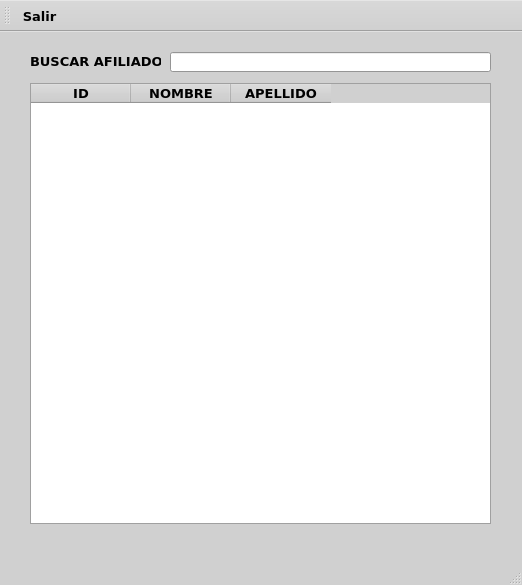
<?xml version="1.0" encoding="UTF-8"?>
<ui version="4.0">
 <class>MainWindow</class>
 <widget class="QMainWindow" name="MainWindow">
  <property name="geometry">
   <rect>
    <x>0</x>
    <y>0</y>
    <width>522</width>
    <height>585</height>
   </rect>
  </property>
  <property name="palette">
   <palette>
    <active>
     <colorrole role="WindowText">
      <brush brushstyle="SolidPattern">
       <color alpha="255">
        <red>0</red>
        <green>0</green>
        <blue>0</blue>
       </color>
      </brush>
     </colorrole>
     <colorrole role="Button">
      <brush brushstyle="SolidPattern">
       <color alpha="255">
        <red>208</red>
        <green>208</green>
        <blue>208</blue>
       </color>
      </brush>
     </colorrole>
     <colorrole role="Light">
      <brush brushstyle="SolidPattern">
       <color alpha="255">
        <red>255</red>
        <green>255</green>
        <blue>255</blue>
       </color>
      </brush>
     </colorrole>
     <colorrole role="Midlight">
      <brush brushstyle="SolidPattern">
       <color alpha="255">
        <red>231</red>
        <green>231</green>
        <blue>231</blue>
       </color>
      </brush>
     </colorrole>
     <colorrole role="Dark">
      <brush brushstyle="SolidPattern">
       <color alpha="255">
        <red>104</red>
        <green>104</green>
        <blue>104</blue>
       </color>
      </brush>
     </colorrole>
     <colorrole role="Mid">
      <brush brushstyle="SolidPattern">
       <color alpha="255">
        <red>139</red>
        <green>139</green>
        <blue>139</blue>
       </color>
      </brush>
     </colorrole>
     <colorrole role="Text">
      <brush brushstyle="SolidPattern">
       <color alpha="255">
        <red>0</red>
        <green>0</green>
        <blue>0</blue>
       </color>
      </brush>
     </colorrole>
     <colorrole role="BrightText">
      <brush brushstyle="SolidPattern">
       <color alpha="255">
        <red>255</red>
        <green>255</green>
        <blue>255</blue>
       </color>
      </brush>
     </colorrole>
     <colorrole role="ButtonText">
      <brush brushstyle="SolidPattern">
       <color alpha="255">
        <red>0</red>
        <green>0</green>
        <blue>0</blue>
       </color>
      </brush>
     </colorrole>
     <colorrole role="Base">
      <brush brushstyle="SolidPattern">
       <color alpha="255">
        <red>255</red>
        <green>255</green>
        <blue>255</blue>
       </color>
      </brush>
     </colorrole>
     <colorrole role="Window">
      <brush brushstyle="SolidPattern">
       <color alpha="255">
        <red>208</red>
        <green>208</green>
        <blue>208</blue>
       </color>
      </brush>
     </colorrole>
     <colorrole role="Shadow">
      <brush brushstyle="SolidPattern">
       <color alpha="255">
        <red>0</red>
        <green>0</green>
        <blue>0</blue>
       </color>
      </brush>
     </colorrole>
     <colorrole role="AlternateBase">
      <brush brushstyle="SolidPattern">
       <color alpha="255">
        <red>231</red>
        <green>231</green>
        <blue>231</blue>
       </color>
      </brush>
     </colorrole>
     <colorrole role="ToolTipBase">
      <brush brushstyle="SolidPattern">
       <color alpha="255">
        <red>255</red>
        <green>255</green>
        <blue>220</blue>
       </color>
      </brush>
     </colorrole>
     <colorrole role="ToolTipText">
      <brush brushstyle="SolidPattern">
       <color alpha="255">
        <red>0</red>
        <green>0</green>
        <blue>0</blue>
       </color>
      </brush>
     </colorrole>
     <colorrole role="PlaceholderText">
      <brush brushstyle="SolidPattern">
       <color alpha="128">
        <red>0</red>
        <green>0</green>
        <blue>0</blue>
       </color>
      </brush>
     </colorrole>
    </active>
    <inactive>
     <colorrole role="WindowText">
      <brush brushstyle="SolidPattern">
       <color alpha="255">
        <red>0</red>
        <green>0</green>
        <blue>0</blue>
       </color>
      </brush>
     </colorrole>
     <colorrole role="Button">
      <brush brushstyle="SolidPattern">
       <color alpha="255">
        <red>208</red>
        <green>208</green>
        <blue>208</blue>
       </color>
      </brush>
     </colorrole>
     <colorrole role="Light">
      <brush brushstyle="SolidPattern">
       <color alpha="255">
        <red>255</red>
        <green>255</green>
        <blue>255</blue>
       </color>
      </brush>
     </colorrole>
     <colorrole role="Midlight">
      <brush brushstyle="SolidPattern">
       <color alpha="255">
        <red>231</red>
        <green>231</green>
        <blue>231</blue>
       </color>
      </brush>
     </colorrole>
     <colorrole role="Dark">
      <brush brushstyle="SolidPattern">
       <color alpha="255">
        <red>104</red>
        <green>104</green>
        <blue>104</blue>
       </color>
      </brush>
     </colorrole>
     <colorrole role="Mid">
      <brush brushstyle="SolidPattern">
       <color alpha="255">
        <red>139</red>
        <green>139</green>
        <blue>139</blue>
       </color>
      </brush>
     </colorrole>
     <colorrole role="Text">
      <brush brushstyle="SolidPattern">
       <color alpha="255">
        <red>0</red>
        <green>0</green>
        <blue>0</blue>
       </color>
      </brush>
     </colorrole>
     <colorrole role="BrightText">
      <brush brushstyle="SolidPattern">
       <color alpha="255">
        <red>255</red>
        <green>255</green>
        <blue>255</blue>
       </color>
      </brush>
     </colorrole>
     <colorrole role="ButtonText">
      <brush brushstyle="SolidPattern">
       <color alpha="255">
        <red>0</red>
        <green>0</green>
        <blue>0</blue>
       </color>
      </brush>
     </colorrole>
     <colorrole role="Base">
      <brush brushstyle="SolidPattern">
       <color alpha="255">
        <red>255</red>
        <green>255</green>
        <blue>255</blue>
       </color>
      </brush>
     </colorrole>
     <colorrole role="Window">
      <brush brushstyle="SolidPattern">
       <color alpha="255">
        <red>208</red>
        <green>208</green>
        <blue>208</blue>
       </color>
      </brush>
     </colorrole>
     <colorrole role="Shadow">
      <brush brushstyle="SolidPattern">
       <color alpha="255">
        <red>0</red>
        <green>0</green>
        <blue>0</blue>
       </color>
      </brush>
     </colorrole>
     <colorrole role="AlternateBase">
      <brush brushstyle="SolidPattern">
       <color alpha="255">
        <red>231</red>
        <green>231</green>
        <blue>231</blue>
       </color>
      </brush>
     </colorrole>
     <colorrole role="ToolTipBase">
      <brush brushstyle="SolidPattern">
       <color alpha="255">
        <red>255</red>
        <green>255</green>
        <blue>220</blue>
       </color>
      </brush>
     </colorrole>
     <colorrole role="ToolTipText">
      <brush brushstyle="SolidPattern">
       <color alpha="255">
        <red>0</red>
        <green>0</green>
        <blue>0</blue>
       </color>
      </brush>
     </colorrole>
     <colorrole role="PlaceholderText">
      <brush brushstyle="SolidPattern">
       <color alpha="128">
        <red>0</red>
        <green>0</green>
        <blue>0</blue>
       </color>
      </brush>
     </colorrole>
    </inactive>
    <disabled>
     <colorrole role="WindowText">
      <brush brushstyle="SolidPattern">
       <color alpha="255">
        <red>104</red>
        <green>104</green>
        <blue>104</blue>
       </color>
      </brush>
     </colorrole>
     <colorrole role="Button">
      <brush brushstyle="SolidPattern">
       <color alpha="255">
        <red>208</red>
        <green>208</green>
        <blue>208</blue>
       </color>
      </brush>
     </colorrole>
     <colorrole role="Light">
      <brush brushstyle="SolidPattern">
       <color alpha="255">
        <red>255</red>
        <green>255</green>
        <blue>255</blue>
       </color>
      </brush>
     </colorrole>
     <colorrole role="Midlight">
      <brush brushstyle="SolidPattern">
       <color alpha="255">
        <red>231</red>
        <green>231</green>
        <blue>231</blue>
       </color>
      </brush>
     </colorrole>
     <colorrole role="Dark">
      <brush brushstyle="SolidPattern">
       <color alpha="255">
        <red>104</red>
        <green>104</green>
        <blue>104</blue>
       </color>
      </brush>
     </colorrole>
     <colorrole role="Mid">
      <brush brushstyle="SolidPattern">
       <color alpha="255">
        <red>139</red>
        <green>139</green>
        <blue>139</blue>
       </color>
      </brush>
     </colorrole>
     <colorrole role="Text">
      <brush brushstyle="SolidPattern">
       <color alpha="255">
        <red>104</red>
        <green>104</green>
        <blue>104</blue>
       </color>
      </brush>
     </colorrole>
     <colorrole role="BrightText">
      <brush brushstyle="SolidPattern">
       <color alpha="255">
        <red>255</red>
        <green>255</green>
        <blue>255</blue>
       </color>
      </brush>
     </colorrole>
     <colorrole role="ButtonText">
      <brush brushstyle="SolidPattern">
       <color alpha="255">
        <red>104</red>
        <green>104</green>
        <blue>104</blue>
       </color>
      </brush>
     </colorrole>
     <colorrole role="Base">
      <brush brushstyle="SolidPattern">
       <color alpha="255">
        <red>208</red>
        <green>208</green>
        <blue>208</blue>
       </color>
      </brush>
     </colorrole>
     <colorrole role="Window">
      <brush brushstyle="SolidPattern">
       <color alpha="255">
        <red>208</red>
        <green>208</green>
        <blue>208</blue>
       </color>
      </brush>
     </colorrole>
     <colorrole role="Shadow">
      <brush brushstyle="SolidPattern">
       <color alpha="255">
        <red>0</red>
        <green>0</green>
        <blue>0</blue>
       </color>
      </brush>
     </colorrole>
     <colorrole role="AlternateBase">
      <brush brushstyle="SolidPattern">
       <color alpha="255">
        <red>208</red>
        <green>208</green>
        <blue>208</blue>
       </color>
      </brush>
     </colorrole>
     <colorrole role="ToolTipBase">
      <brush brushstyle="SolidPattern">
       <color alpha="255">
        <red>255</red>
        <green>255</green>
        <blue>220</blue>
       </color>
      </brush>
     </colorrole>
     <colorrole role="ToolTipText">
      <brush brushstyle="SolidPattern">
       <color alpha="255">
        <red>0</red>
        <green>0</green>
        <blue>0</blue>
       </color>
      </brush>
     </colorrole>
     <colorrole role="PlaceholderText">
      <brush brushstyle="SolidPattern">
       <color alpha="128">
        <red>0</red>
        <green>0</green>
        <blue>0</blue>
       </color>
      </brush>
     </colorrole>
    </disabled>
   </palette>
  </property>
  <property name="font">
   <font>
    <family>Verdana</family>
    <pointsize>10</pointsize>
    <bold>true</bold>
   </font>
  </property>
  <property name="windowTitle">
   <string>MainWindow</string>
  </property>
  <widget class="QWidget" name="centralwidget">
   <widget class="QTableWidget" name="tableWidget">
    <property name="geometry">
     <rect>
      <x>30</x>
      <y>51</y>
      <width>461</width>
      <height>441</height>
     </rect>
    </property>
    <property name="font">
     <font>
      <family>Verdana</family>
      <pointsize>10</pointsize>
      <bold>true</bold>
     </font>
    </property>
    <column>
     <property name="text">
      <string>ID</string>
     </property>
     <property name="font">
      <font>
       <pointsize>10</pointsize>
       <bold>true</bold>
      </font>
     </property>
    </column>
    <column>
     <property name="text">
      <string>NOMBRE</string>
     </property>
     <property name="font">
      <font>
       <pointsize>10</pointsize>
       <bold>true</bold>
      </font>
     </property>
    </column>
    <column>
     <property name="text">
      <string>APELLIDO</string>
     </property>
     <property name="font">
      <font>
       <pointsize>10</pointsize>
       <bold>true</bold>
      </font>
     </property>
    </column>
   </widget>
   <widget class="QLabel" name="label">
    <property name="geometry">
     <rect>
      <x>30</x>
      <y>21</y>
      <width>131</width>
      <height>16</height>
     </rect>
    </property>
    <property name="font">
     <font>
      <family>Verdana</family>
      <pointsize>10</pointsize>
      <bold>true</bold>
     </font>
    </property>
    <property name="text">
     <string>BUSCAR AFILIADO</string>
    </property>
   </widget>
   <widget class="QLineEdit" name="lineEdit">
    <property name="geometry">
     <rect>
      <x>170</x>
      <y>20</y>
      <width>321</width>
      <height>20</height>
     </rect>
    </property>
    <property name="font">
     <font>
      <family>Verdana</family>
      <pointsize>10</pointsize>
      <bold>true</bold>
     </font>
    </property>
    <property name="text">
     <string/>
    </property>
   </widget>
  </widget>
  <widget class="QMenuBar" name="menubar">
   <property name="geometry">
    <rect>
     <x>0</x>
     <y>0</y>
     <width>522</width>
     <height>22</height>
    </rect>
   </property>
  </widget>
  <widget class="QStatusBar" name="statusbar"/>
  <widget class="QToolBar" name="toolBar">
   <property name="font">
    <font>
     <family>Verdana</family>
     <pointsize>10</pointsize>
     <bold>true</bold>
    </font>
   </property>
   <property name="windowTitle">
    <string>toolBar</string>
   </property>
   <property name="toolButtonStyle">
    <enum>Qt::ToolButtonTextBesideIcon</enum>
   </property>
   <attribute name="toolBarArea">
    <enum>TopToolBarArea</enum>
   </attribute>
   <attribute name="toolBarBreak">
    <bool>false</bool>
   </attribute>
   <addaction name="actionSalir"/>
  </widget>
  <action name="actionSalir">
   <property name="icon">
    <iconset resource="../resources.qrc">
     <normaloff>:/icons/resources/icons/salir.png</normaloff>:/icons/resources/icons/salir.png</iconset>
   </property>
   <property name="text">
    <string>Salir</string>
   </property>
  </action>
 </widget>
 <resources>
  <include location="../resources.qrc"/>
 </resources>
 <connections/>
</ui>
